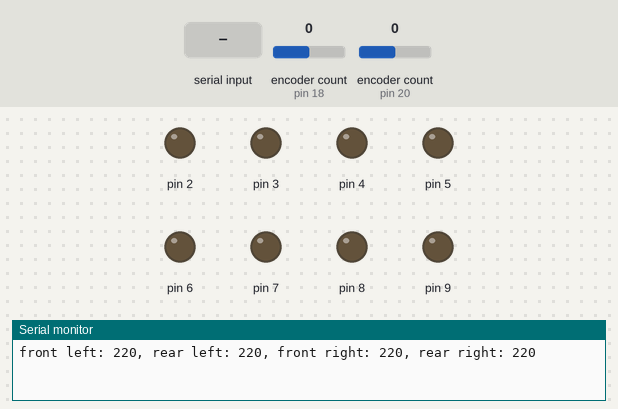
A sketch run on a simulated Arduino Uno, built with avr-gcc and run on an emulated ATmega328P. Parts: output pins drawn as LEDs (lit = HIGH), the last lines printed to the serial monitor. The inputs (shaded band) are chosen by the test bench; at power-on: encoder count (sensors on pin 18, pin 20) 0.

Above: at 1.2 s.
1.3 s: "w" received over Serial
At 2.8 s:
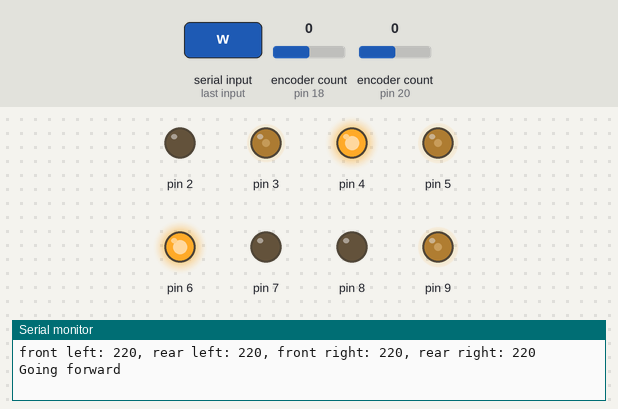
3.8 s: "a" received over Serial
At 5.9 s:
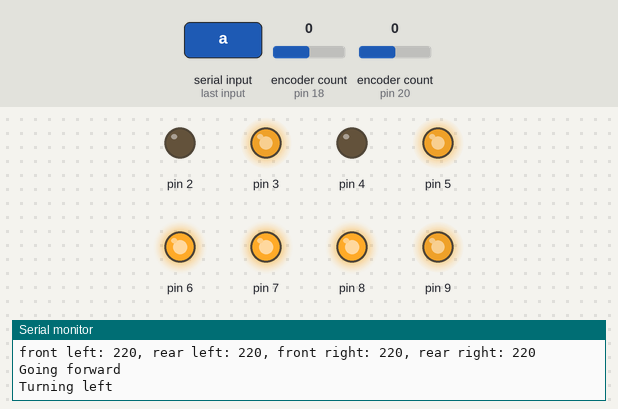
6.3 s: "s" received over Serial
At 7.8 s:
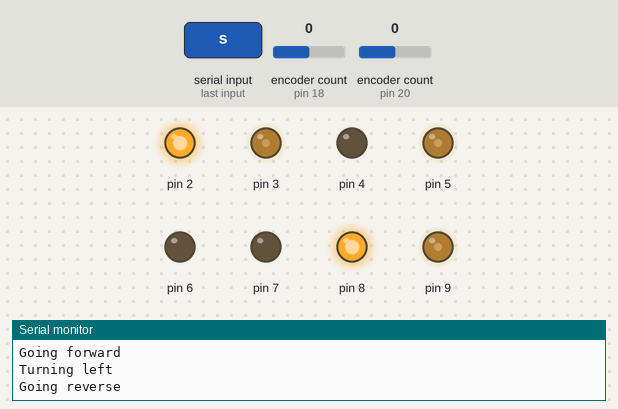
8.8 s: "d" received over Serial
At 10.9 s:
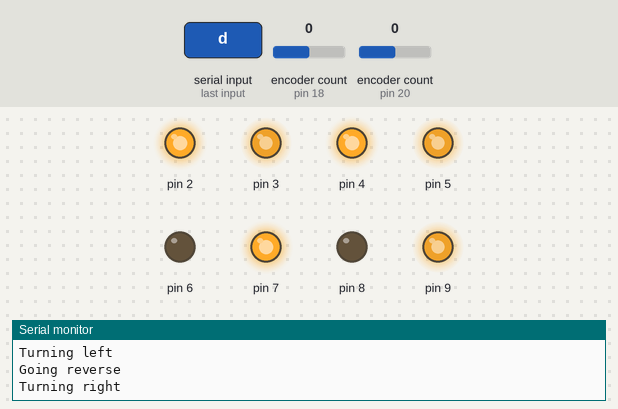
11.3 s: "q" received over Serial
At 12.1 s:
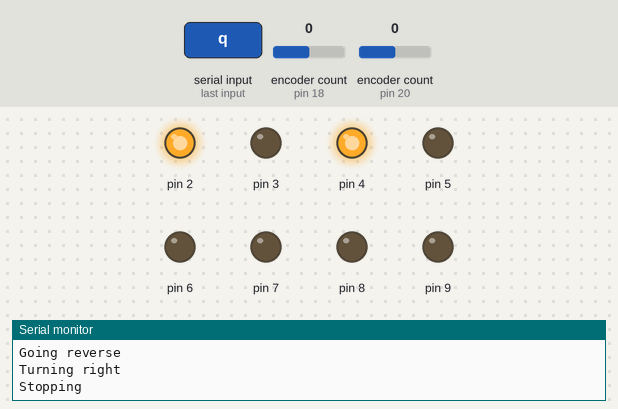
Timing chart, 0 to 13.8 s (numbered marks = the images above; inputs shaded):
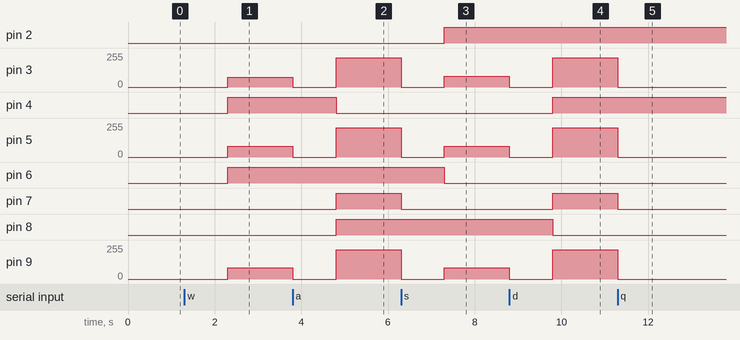

Measured:
- after the input at 1.3 s, pin 3: 0/255 → 75/255 after 1.0 s; pin 4, pin 6: LOW → HIGH after 1.0 s; pin 5: 0/255 → 80/255 after 1.0 s; pin 9: 0/255 → 84/255 after 1.0 s
- after the input at 3.8 s, pin 3: 75/255 → 0/255 at once, → 220/255 1.0 s later; pin 4: HIGH → LOW after 1.0 s; pin 5: 80/255 → 0/255 at once, → 220/255 1.0 s later; pin 7, pin 8: LOW → HIGH after 1.0 s; pin 9: 84/255 → 0/255 at once, → 220/255 1.0 s later
- after the input at 6.3 s, pin 2: LOW → HIGH after 1.0 s; pin 3: 220/255 → 0/255 at once, → 80/255 1.0 s later; pin 5: 220/255 → 0/255 at once, → 79/255 1.0 s later; pin 6: HIGH → LOW after 1.0 s; pin 7: HIGH → LOW at once
- after the input at 8.8 s, pin 3: 80/255 → 0/255 at once, → 220/255 1.0 s later; pin 4, pin 7: LOW → HIGH after 1.0 s; pin 5: 79/255 → 0/255 at once, → 220/255 1.0 s later; pin 8: HIGH → LOW after 1.0 s; pin 9: 84/255 → 0/255 at once, → 220/255 1.0 s later
- after the input at 11.3 s, pin 3, pin 5, pin 9: 220/255 → 0/255 at once; pin 7: HIGH → LOW at once

The sketch:

demo-motors.ino
```cpp
#include <Motors.h>

// Results => 220 all the way round

enum Direction {
    W,
    A,
    S,
    D,
    Q,
};

struct Speed {
    char msg[70];

    int fl;
    int rl;
    int fr;
    int rr;

    Speed(int _fl, int _rl, int _fr, int _rr) : fl(_fl), rl(_rl), fr(_fr), rr(_rr) {}
    void print() {
        snprintf(msg, 70, "front left: %d, rear left: %d, front right: %d, rear right: %d", fl, rl, fr, rr);
        Serial.println(msg);
    }
};

Motors m;
Direction dir = Q;
char key;
Speed s(220, 220, 220, 220);

void setup() {
    Serial.begin(9600);
    s.print();
}

void loop() {
    if (Serial.available() > 0) {
        key = Serial.read();

        switch (key) {
            case 'w':
                if (dir != W) {
                    m.Halt();
                    Serial.println("Going forward");
                    delay(1000);
                    m.DriveFwd();
                    dir = W;
                }
                break;
            case 'a':
                if (dir != A) {
                    m.Halt();
                    Serial.println("Turning left");
                    delay(1000);
                    m.TurnLeft(s.fl, s.rl, s.fr, s.rr);
                    dir = A;
                }
                break;
            case 's':
                if (dir != S) {
                    m.Halt();
                    Serial.println("Going reverse");
                    delay(1000);
                    m.DriveRev();
                    dir = S;
                }
                break;
            case 'd':
                if (dir != D) {
                    m.Halt();
                    Serial.println("Turning right");
                    delay(1000);
                    m.TurnRight(s.fl, s.rl, s.fr, s.rr);
                    dir = D;
                }
                break;
            case 'q':
                if (dir != Q) {
                    Serial.println("Stopping");
                    m.Halt();
                    dir = Q;
                }
                break;
            case 'y':
                s.fl++;
                s.print();
                break;
            case 'u':
                s.fr++;
                s.print();
                break;
            case 'h':
                s.rl++;
                s.print();
                break;
            case 'j':
                s.rr++;
                s.print();
                break;
            case 'i':
                s.fl--;
                s.print();
                break;
            case 'o':
                s.fr--;
                s.print();
                break;
            case 'k':
                s.rl--;
                s.print();
                break;
            case 'l':
                s.rr--;
                s.print();
                break;
            default:
                break;
        }
    }
}
```
